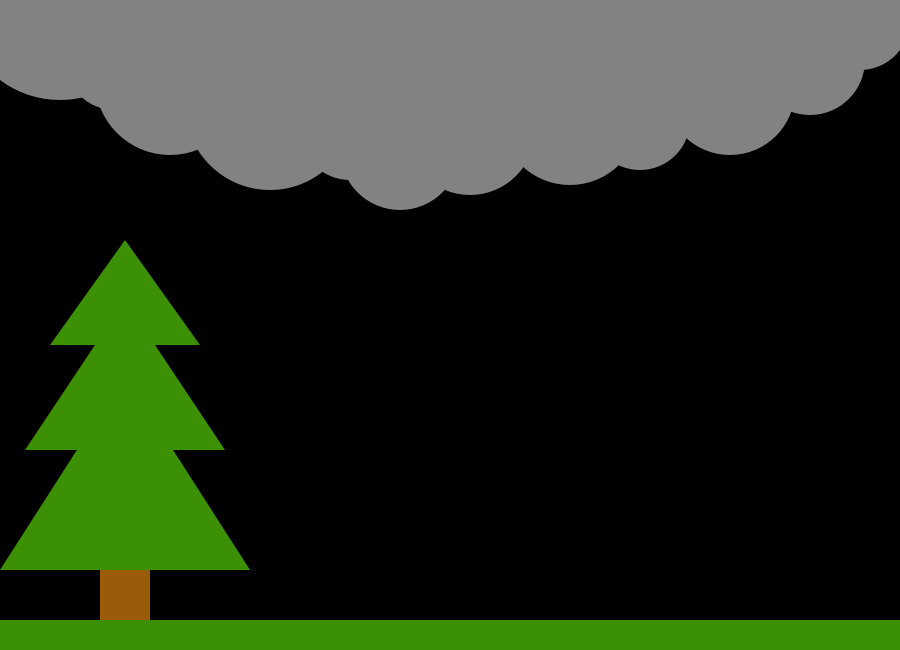
Frame 1 (no input)
Frame 60 (the mouse pressed at the canvas centre just before this capture): identical to frame 1, image omitted
Frame 120 (the mouse held since frame 60 and released just before this capture): identical to frame 1, image omitted

The Processing sketch that drew this single still picture (run headless with seeded random() and noise(); from frame 60 on, the mouse is pressed at the canvas centre):

// Processing sketch: processing_87037
// ── processing_87037.pde

boolean mode = false;
int i = 0;
float startx = 450;
float starty = 190;
float endx = startx + random(-30, 30);
float endy = starty + random(5, 10);
float sky = 0;
float sun = -100;
float grass = 650;
float tree = 600;
float flower1 = 600;
float flower2 = 600;
float flower3 = 600;
float flower4 = 600;

void setup()
{
  size(900, 650);
  noStroke();
}
void draw()
{
  if (mode == true)
  {
    happy();
  }
  else
  {
    if (i == 0)
    {
      background(0);
      fill(130);
      ellipse(450, 0, 900, 200);
      ellipse(60, 0, 200, 200);
      ellipse(115, 60, 100, 100);
      ellipse(170, 80, 150, 150);
      ellipse(270, 105, 170, 170);
      ellipse(350, 130, 100, 100);
      ellipse(400, 150, 120, 120);
      ellipse(470, 130, 130, 130);
      ellipse(570, 115, 140, 140);
      ellipse(640, 120, 100, 100);
      ellipse(730, 90, 130, 130);
      ellipse(810, 60, 110, 110);
      ellipse(860, 20, 100, 100);
      fill(59, 144, 3);
      rect(0, 620, 900, 30);
      triangle(0, 570, 250, 570, 125, 375);
      triangle(25, 450, 225, 450, 125, 300);
      triangle(50, 345, 200, 345, 125, 240);
      fill(155, 91, 8);
      rect(100, 570, 50, 50);
      i = i + 1;
    }
    if (mousePressed == true && mouseButton == LEFT)
    {
      float r = random(0, 255);
      float g = random(0, 255);
      float b = random(0, 255);
      stroke(r, g, b);
      strokeWeight(10);
      line(startx, starty, endx, endy);
      startx = endx;
      starty = endy;
      endx = startx + random(-30, 30);
      endy = starty + random(5, 10);
      noStroke();
    }
    if (endy >= 650)
    {      
      fill(0);
      rect(0, 0, 900, 620);
      fill(130);
      ellipse(450, 0, 900, 200);
      ellipse(60, 0, 200, 200);
      ellipse(115, 60, 100, 100);
      ellipse(170, 80, 150, 150);
      ellipse(270, 105, 170, 170);
      ellipse(350, 130, 100, 100);
      ellipse(400, 150, 120, 120);
      ellipse(470, 130, 130, 130);
      ellipse(570, 115, 140, 140);
      ellipse(640, 120, 100, 100);
      ellipse(730, 90, 130, 130);
      ellipse(810, 60, 110, 110);
      ellipse(860, 20, 100, 100);
      fill(59, 144, 3);
      triangle(0, 570, 250, 570, 125, 375);
      triangle(25, 450, 225, 450, 125, 300);
      triangle(50, 345, 200, 345, 125, 240);
      fill(155, 91, 8);
      rect(100, 570, 50, 50);
      startx = 450;
      starty = 190;
      endx = startx + random(-30, 30);
      endy = starty + random(5, 10);
    }
  }
}

void happy()
{
  if (sky <= 25)
  {  
    fill(0, 159, 255, 3);
    rect(0, 0, 900, 650);
    sky = sky + 0.3;
  }
  if (sky >= 25)
  {
    if (sun < 0)
    {
      fill(255, 207, 10);
      ellipse(900, sun, 400, 400);
      sun = sun + 2;
    }
    if (sun == 0)
    {
      noFill();
      stroke(255, 207, 10);
      strokeWeight(7);
      beginShape();
      curveVertex(660, 45);
      curveVertex(660, 45);
      curveVertex(640, 40);
      curveVertex(620, 60);
      curveVertex(600, 55);
      curveVertex(600, 55);
      endShape();

      beginShape();
      curveVertex(685, 108);
      curveVertex(685, 108);
      curveVertex(665, 110);
      curveVertex(654, 132);
      curveVertex(632, 133);
      curveVertex(632, 133);
      endShape();

      beginShape();
      curveVertex(730, 170);
      curveVertex(730, 170);
      curveVertex(710, 174);
      curveVertex(703, 197);
      curveVertex(684, 202);
      curveVertex(684, 202);
      endShape();

      beginShape();
      curveVertex(790, 213);
      curveVertex(790, 213);
      curveVertex(773, 223);
      curveVertex(775, 246);
      curveVertex(758, 255);
      curveVertex(758, 255);
      endShape();

      beginShape();
      curveVertex(853, 233);
      curveVertex(853, 233);
      curveVertex(839, 249);
      curveVertex(849, 269);
      curveVertex(838, 281);
      curveVertex(838, 281);
      endShape();

      noStroke();
    }
    if (tree >= 151)
    {
      noStroke();
      fill(160, 102, 10);
      rect(120, tree, 70, 450);
      tree = tree - 4;
    }
    if (grass >= 600)
    {
      fill(0, 180, 49);
      rect(0, grass, 900, 50);
      grass = grass - 2;
    }
    if (grass == 598)
    {
      fill(0, 180, 49);
      rect(0, 600, 900, 50);
    }
  }
  if (tree <= 150)
  {
    fill(0, 180, 49); //light green

    fill(0, 160, 25); //green
    ellipse(160, 300, 100, 100);
    fill(0, 131, 20); //dark green
    ellipse(250, 215, 200, 200);
    fill(0, 160, 25); //green
    ellipse(300, 140, 100, 100);
    fill(0, 131, 20); //dark green
    ellipse(280, 80, 100, 100);
    fill(0, 160, 25); //green
    ellipse(220, 60, 150, 150);
    fill(0, 131, 20); //dark green
    ellipse(160, 40, 120, 120);
    fill(0, 160, 25); //green
    ellipse(80, 55, 140, 140);
    fill(0, 131, 20); //dark green
    ellipse(40, 150, 180, 180);
    fill(0, 160, 25); //green
    ellipse(70, 240, 120, 120);
    fill(0, 131, 20); //dark green
    ellipse(110, 280, 70, 70);

    fill(27, 167, 49); //lighter green
    ellipse(160, 221, 120, 120);
    fill(4, 118, 5);
    ellipse(200, 160, 150, 150);
    fill(27, 167, 49);
    ellipse(140, 130, 100, 100);
    fill(4, 118, 5);
    ellipse(110, 180, 120, 120);

    fill(0, 131, 20); //dark green
    ellipse(160, 185, 110, 110);

    if (flower1 >= 520)
    {
      fill(0, 180, 49);
      rect(300, flower1, 10, 80);
      flower1 = flower1 - 2;
    }
    if (flower1 == 518)
    {
      fill(207, 5, 234); //purple
      ellipse(305, 500, 40, 35);
      ellipse(305, 540, 40, 35);
      ellipse(305-20, 520, 35, 40);
      ellipse(325, 520, 35, 40);
      fill(255, 217, 0); //center
      ellipse(305, 520, 30, 30);

      if (flower2 >= 520)
      {
        fill(0, 180, 49);
        rect(450, flower2, 10, 80);
        flower2 = flower2 - 2;
      }
      if (flower2 == 518)
      {
        fill(255, 149, 10);
        ellipse(455, 500, 40, 35);
        ellipse(455, 540, 40, 35);
        ellipse(455-20, 520, 35, 40);
        ellipse(475, 520, 35, 40);
        fill(255, 217, 0); //center
        ellipse(455, 520, 30, 30);

        if (flower3 >= 520)
        {
          fill(0, 180, 49);
          rect(600, flower3, 10, 80);
          flower3 = flower3 - 2;
        }
        if (flower3 == 518)
        {
          fill(207, 5, 234); //purple
          ellipse(455+150, 500, 40, 35);
          ellipse(455+150, 540, 40, 35);
          ellipse(455-20+150, 520, 35, 40);
          ellipse(475+150, 520, 35, 40);
          fill(255, 217, 0); //center
          ellipse(455+150, 520, 30, 30);

          if (flower4 >= 520)
          {
            fill(0, 180, 49);
            rect(750, flower4, 10, 80);
            flower4 = flower4 - 2;
          }
          if (flower4 == 518)
          {
            fill(255, 149, 10);
            ellipse(755, 500, 40, 35);
            ellipse(755, 540, 40, 35);
            ellipse(755-20, 520, 35, 40);
            ellipse(775, 520, 35, 40);
            fill(255, 217, 0); //center
            ellipse(755, 520, 30, 30);
            
            fill(7,27,147);
            textSize(50);
            text("Happy (belated) birthday! You're old! c(:", 375, 200, 400, 400);
          }
        }
      }
    }
  }
}

void mouseClicked()
{
  if (mouseButton == RIGHT)
  {
    background(255);
    i = 0;
    startx = 450;
    starty = 190;
    endx = startx + random(-30, 30);
    endy = starty + random(5, 10);
    sky = 0;
    sun = -100;
    grass = 650;
    tree = 600;
    flower1 = 600;
    flower2 = 600;
    flower3 = 600;
    flower4 = 600;
    mode = !mode;
  }
}
